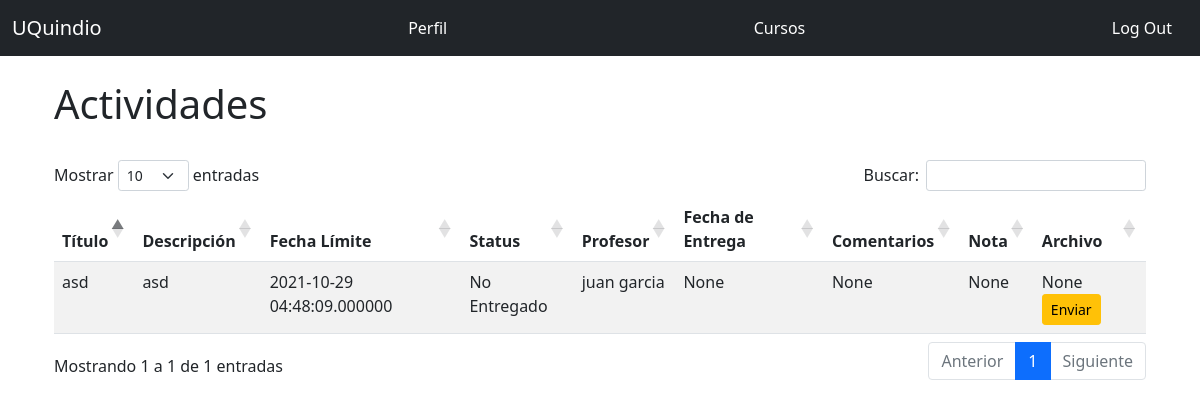
Page /activities/1 (signed in) on the committed database.
### app.py (models this page shows, shortened)
class Homework(db.Model):
    __tablename__ = 'homework'
    id = db.Column(db.Integer, primary_key = True)
    title = db.Column(db.String(128))
    description = db.Column(db.Text)
    limit_date = db.Column(db.DateTime, default=datetime.utcnow)
    status = db.Column(db.String)
    student_comment = db.Column(db.Text)
    grade = db.Column(db.DECIMAL(5,2))
    date_sent = db.Column(db.DateTime)
    file_url = db.Column(db.String)
    enrollment_id = db.Column(db.Integer, db.ForeignKey('enrollment.id'))

class Teacher(UserMixin, db.Model):
    __tablename__ = 'teachers'
    id = db.Column(db.Integer, primary_key = True)
    email = db.Column(db.String(64), unique=True, index=True)
    username = db.Column(db.String(64), unique=True, index=True)
    name = db.Column(db.String(64))
    last_name = db.Column(db.String(64))
    cc = db.Column(db.Integer, unique=True, index=True)
    age = db.Column(db.Integer)
    genre = db.Column(db.CHAR)
    password_hash = db.Column(db.String(128))
    role_id = db.Column(db.Integer, db.ForeignKey('roles.id'))
    course_list = db.relationship("Course",uselist=True, backref="teacher",lazy="subquery")
    @property
    def password(self):
        raise AttributeError('password no es un atributo legible')

### app.py (the view)
@app.route('/activities/<int:enrollment_id>', methods=['GET', 'POST'])
@login_required
def activities(enrollment_id):
    result = db.session.execute('Select courses.name As course, teachers.name As teacher_name, teachers.last_name As teacher_last_name, homework.title As homework, enrollment.id As enrollment, homework.description, homework.status, homework.limit_date, homework.student_comment, homework.grade, homework.date_sent, homework.file_url, homework.id From courses Inner Join enrollment On courses.id = enrollment.course_id Inner Join students On students.id = enrollment.student_id Inner Join teachers On teachers.id = courses.teacher_id Inner Join homework On enrollment.id = homework.enrollment_id Where enrollment.id = :val', {'val': enrollment_id})
    return render_template('activities.html', result=result, enrollment_id=enrollment_id)

### app.py (called while the page is built)
@login_manager.user_loader
def load_user(user_id):
    if session['account_type'] == 'Student':
        return User.query.get(int(user_id))
    elif session['account_type'] == 'Teacher':
        return Teacher.query.get(int(user_id))
    elif session['account_type'] == 'Admin':
        return Admin.query.get(int(user_id))
    else:
      return None

### templates/activities.html (shortened to what this page needs)
{% extends "base.html" %}
{% block page_content %}
<div class="page-header">
  <h1>Actividades </h1>
</div>
<br/>
  <table id="data" class="table table-striped">
    <thead>
      <tr>
        <th>Título</th>
        <th>Descripción</th>
        <th>Fecha Límite</th>
        <th>Status</th>
        <th>Profesor</th>
        <th>Fecha de Entrega</th>
        <th>Comentarios</th>
        <th>Nota</th>
        <th>Archivo</th>
      </tr>
    </thead>
    <tbody>
      {% for homework in result %}
        <tr>
          <td>{{ homework.homework }}</td>
          <td>{{ homework.description }}</td>
          <td>{{ homework.limit_date }}</td>
          <td>{{ homework.status }}</td>
          <td>{{ homework.teacher_name }} {{ homework.teacher_last_name }}</td>
          <td>{{ homework.date_sent }}</td>
          <td>{{ homework.student_comment }}</td>
          <td>{{ homework.grade}}</td>
          <td>{{ homework.file_url}}
            {% if homework.status != "Entregado y Calificado" %}
            <a href="{{ url_for('upload', homework_id=homework.id, enrollment_id=enrollment_id) }}">
              <span class="btn btn-warning btn-sm">Enviar</span>
            </a>
            {% endif %}
            </td>
        </tr>
      {% endfor %}
    </tbody>
  </table>
{% endblock %}

### rows in the picture
Homework: homework "asd", description "asd", limit_date "2021-10-29 04:48:09.000000", status "No Entregado", teacher_name "juan", teacher_last_name "garcia", date_sent "None", student_comment "None", grade "None", file_url "None"
